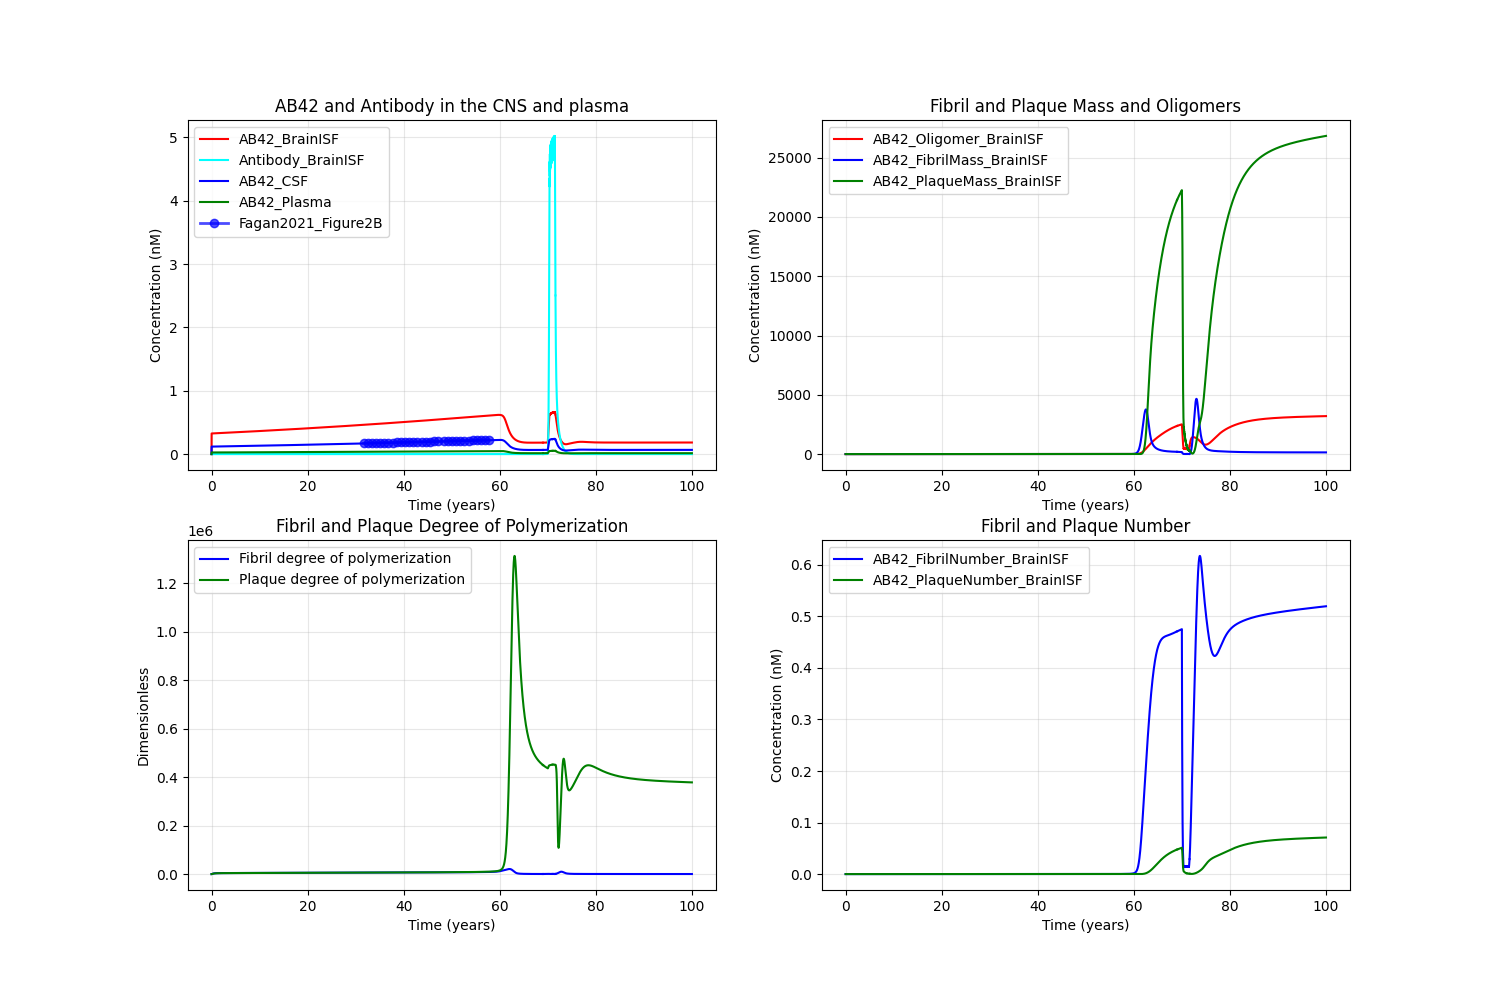

This chart was generated by the following Python code:
import tellurium as te
import numpy as np
import matplotlib.pyplot as plt
import pandas as pd


def add_to_plot1(ax, result,legend=False):
    if legend:
        ax.plot(result['time']/24/365, result['[AB42_BrainISF]'], label='AB42_BrainISF',color='red')
        ax.plot(result['time']/24/365, result['[Antibody_BrainISF]'], label='Antibody_BrainISF',color='cyan')
        ax.plot(result['time']/24/365, result['[AB42_SAS]'], label='AB42_CSF',color='blue')
        ax.plot(result['time']/24/365, result['[AB42_Plasma]'], label='AB42_Plasma',color='green')
    else:
        ax.plot(result['time']/24/365, result['[AB42_BrainISF]'], color='red')
        ax.plot(result['time']/24/365, result['[Antibody_BrainISF]'], color='cyan')
        ax.plot(result['time']/24/365, result['[AB42_SAS]'], color='blue')
        ax.plot(result['time']/24/365, result['[AB42_Plasma]'], color='green')
    return ax

def add_to_plot2(ax, result,legend=False):
    if legend:
        ax.plot(result['time']/24/365, result['[AB42_Oligomer_BrainISF]'], label='AB42_Oligomer_BrainISF',color='red')
        ax.plot(result['time']/24/365, result['[AB42_FibrilMass_BrainISF]'], label='AB42_FibrilMass_BrainISF',color='blue')
        ax.plot(result['time']/24/365, result['[AB42_PlaqueMass_BrainISF]'], label='AB42_PlaqueMass_BrainISF',color='green')
    else:
        ax.plot(result['time']/24/365, result['[AB42_Oligomer_BrainISF]'], color='red')
        ax.plot(result['time']/24/365, result['[AB42_FibrilMass_BrainISF]'], color='blue')
        ax.plot(result['time']/24/365, result['[AB42_PlaqueMass_BrainISF]'], color='green')
    return ax

def add_to_plot3(ax, result,legend=False):
    if legend:
        ax.plot(result['time']/24/365, result['Fibril_degree_polymerization'], label='Fibril degree of polymerization',color='blue')
        ax.plot(result['time']/24/365, result['Plaque_degree_polymerization'], label='Plaque degree of polymerization',color='green')
    else:
        ax.plot(result['time']/24/365, result['Fibril_degree_polymerization'], color='blue')
        ax.plot(result['time']/24/365, result['Plaque_degree_polymerization'], color='green')
    return ax

def add_to_plot4(ax, result,legend=False):
    if legend:
        ax.plot(result['time']/24/365, result['[AB42_FibrilNumber_BrainISF]'], label='AB42_FibrilNumber_BrainISF',color='blue')
        ax.plot(result['time']/24/365, result['[AB42_PlaqueNumber_BrainISF]'], label='AB42_PlaqueNumber_BrainISF',color='green')
    else:
        ax.plot(result['time']/24/365, result['[AB42_FibrilNumber_BrainISF]'], color='blue')
        ax.plot(result['time']/24/365, result['[AB42_PlaqueNumber_BrainISF]'], color='green')
    return ax

def run_simulation():
    r = te.loada(__file__.replace('.py', '.txt'))
    r.setIntegrator('cvode')
    r.integrator.absolute_tolerance = 1e-9
    r.integrator.relative_tolerance = 1e-10
    r.integrator.setValue('stiff', True)
    fig, axes = plt.subplots(2, 2, figsize=(15, 10))
    ax1, ax2 = axes[0]
    ax3, ax4 = axes[1]


    result1 = r.simulate(0, 69*365*24, 100000, ['time','[Antibody_Plasma]','[Antibody_BrainISF]','[Antibody_LiverVascular]',
    '[Antibody_LungVascular]','[Antibody_LymphNode]','[Antibody_BrainVascular]','[Antibody_BBB]','[Antibody_SAS]',
    '[Antibody_LV]','[APP_BrainISF]','[AB42_BrainISF]','[C99_BrainISF]','[AB42_Oligomer_BrainISF]','[AB42_FibrilNumber_BrainISF]','[AB42_FibrilMass_BrainISF]',
    '[AB42_Plasma]','[AB42_SAS]','Fibril_degree_polymerization','[AB42_PlaqueMass_BrainISF]','[AB42_PlaqueNumber_BrainISF]','Plaque_degree_polymerization'])
    # ax1.plot(result1['time']/24/365, result1['[AB42_BrainISF]'], label='AB42_BrainISF',color='red')
    # ax1.plot(result1['time']/24/365, result1['[Antibody_BrainISF]'], label='Antibody_BrainISF',color='cyan')
    # ax1.plot(result1['time']/24/365, result1['[AB42_SAS]'], label='AB42_CSF',color='blue')
    # ax1.plot(result1['time']/24/365, result1['[AB42_Plasma]'], label='AB42_Plasma',color='green')

    # r.integrator.variable_step_size = True
    # result2 = r.simulate(1000, 200000, 200000)
    result2 = r.simulate(69*365*24, 71*365*24, 3000000, ['time','[Antibody_Plasma]','[Antibody_BrainISF]','[Antibody_LiverVascular]',
    '[Antibody_LungVascular]','[Antibody_LymphNode]','[Antibody_BrainVascular]','[Antibody_BBB]','[Antibody_SAS]',
    '[Antibody_LV]','[APP_BrainISF]','[AB42_BrainISF]','[C99_BrainISF]','[AB42_Oligomer_BrainISF]','[AB42_FibrilNumber_BrainISF]','[AB42_FibrilMass_BrainISF]',
    '[AB42_Plasma]','[AB42_SAS]','Fibril_degree_polymerization','[AB42_PlaqueMass_BrainISF]','[AB42_PlaqueNumber_BrainISF]','Plaque_degree_polymerization'])
    
    result3 = r.simulate(71*365*24, 71.6*365*24, 3000000, ['time','[Antibody_Plasma]','[Antibody_BrainISF]','[Antibody_LiverVascular]',
    '[Antibody_LungVascular]','[Antibody_LymphNode]','[Antibody_BrainVascular]','[Antibody_BBB]','[Antibody_SAS]',
    '[Antibody_LV]','[APP_BrainISF]','[AB42_BrainISF]','[C99_BrainISF]','[AB42_Oligomer_BrainISF]','[AB42_FibrilNumber_BrainISF]','[AB42_FibrilMass_BrainISF]',
    '[AB42_Plasma]','[AB42_SAS]','Fibril_degree_polymerization','[AB42_PlaqueMass_BrainISF]','[AB42_PlaqueNumber_BrainISF]','Plaque_degree_polymerization'])
    
    result4 = r.simulate(71.6*365*24, 100*365*24, 100000, ['time','[Antibody_Plasma]','[Antibody_BrainISF]','[Antibody_LiverVascular]',
    '[Antibody_LungVascular]','[Antibody_LymphNode]','[Antibody_BrainVascular]','[Antibody_BBB]','[Antibody_SAS]',
    '[Antibody_LV]','[APP_BrainISF]','[AB42_BrainISF]','[C99_BrainISF]','[AB42_Oligomer_BrainISF]','[AB42_FibrilNumber_BrainISF]','[AB42_FibrilMass_BrainISF]',
    '[AB42_Plasma]','[AB42_SAS]','Fibril_degree_polymerization','[AB42_PlaqueMass_BrainISF]','[AB42_PlaqueNumber_BrainISF]','Plaque_degree_polymerization'])
    
    # Create two-panel subplot layout
    
    
    # Left panel - first two variables
    # ax1.plot(result2['time']/24/365, result2['[AB42_BrainISF]'], label='AB42_BrainISF',color='red')
    # ax1.plot(result2['time']/24/365, result2['[Antibody_BrainISF]'], label='Antibody_BrainISF',color='cyan')
    # ax1.plot(result2['time']/24/365, result2['[AB42_SAS]'], label='AB42_CSF',color='blue')
    # ax1.plot(result2['time']/24/365, result2['[AB42_Plasma]'], label='AB42_Plasma',color='green')
    ax1 = add_to_plot1(ax1, result1,legend=True)
    ax1 = add_to_plot1(ax1, result2)
    ax1 = add_to_plot1(ax1, result3)
    ax1 = add_to_plot1(ax1, result4)
    # ax1.plot(result2['time']/24/365, result2['Anti_ABeta_ISF_sum'], label='Total_Antibody_BrainISF',color='purple')
    # ax1.plot(result2['time'], result2['[Antibody_Plasma]'], label='Antibody_Plasma')
    # Read the CSV file
    df = pd.read_csv('Fagan2021_Figure2B.csv')
    dian_noncarrier_data = df[df['series'] == 'DIAN_noncarrier']
    ax1.plot(dian_noncarrier_data['time'], dian_noncarrier_data['measurement'], 
         marker='o', linewidth=2, markersize=6, color='blue', alpha=0.7,label='Fagan2021_Figure2B')

    ax1.set_xlabel('Time (years)')
    ax1.set_ylabel('Concentration (nM)')
    ax1.set_title('AB42 and Antibody in the CNS and plasma')
    ax1.legend()
    ax1.grid(True, alpha=0.3)
    
    # Right panel - second two variables
    ax2 = add_to_plot2(ax2, result1,legend=True)
    ax2 = add_to_plot2(ax2, result2)
    ax2 = add_to_plot2(ax2, result3)
    ax2 = add_to_plot2(ax2, result4)
    ax2.set_xlabel('Time (years)')
    ax2.set_ylabel('Concentration (nM)')
    ax2.set_title('Fibril and Plaque Mass and Oligomers')
    ax2.legend()
    ax2.grid(True, alpha=0.3)

   
    ax3 = add_to_plot3(ax3, result1,legend=True)
    ax3 = add_to_plot3(ax3, result2)
    ax3 = add_to_plot3(ax3, result3)
    ax3 = add_to_plot3(ax3, result4)
    ax3.set_xlabel('Time (years)')
    ax3.set_ylabel('Dimensionless')
    ax3.set_title('Fibril and Plaque Degree of Polymerization')
    ax3.legend()
    ax3.grid(True, alpha=0.3)
    
    
    ax4 = add_to_plot4(ax4, result1,legend=True)
    ax4 = add_to_plot4(ax4, result2)
    ax4 = add_to_plot4(ax4, result3)
    ax4 = add_to_plot4(ax4, result4)
    ax4.set_xlabel('Time (years)')
    ax4.set_ylabel('Concentration (nM)')
    ax4.set_title('Fibril and Plaque Number')
    ax4.legend()
    ax4.grid(True, alpha=0.3)
    
    
    plt.savefig(__file__.replace('.py', '.png'))
    plt.tight_layout()

    plt.show()


def run_simulation_with_flexible_plot():
    """Example of using the flexible plotting function"""
    r = te.loada(__file__.replace('.py', '.txt'))
    r.setIntegrator('cvode')
    r.integrator.absolute_tolerance = 1e-8
    r.integrator.relative_tolerance = 1e-8
    r.integrator.setValue('stiff', True)
    
    # Run simulation
    result = r.simulate(69*365*24, 74*365*24, 1000000, ['time','[Antibody_Plasma]','[Antibody_BrainISF]','[Antibody_LiverVascular]',
    '[Antibody_LungVascular]','[Antibody_LymphNode]','[Antibody_BrainVascular]','[Antibody_BBB]','[Antibody_SAS]',
    '[Antibody_LV]','[APP_BrainISF]','[AB42_BrainISF]','[C99_BrainISF]','[AB42_Oligomer_BrainISF]','[AB42_FibrilNumber_BrainISF]','[AB42_FibrilMass_BrainISF]',
    '[AB42_Plasma]','[AB42_SAS]','Fibril_degree_polymerization','[AB42_PlaqueMass_BrainISF]','[AB42_PlaqueNumber_BrainISF]','Plaque_degree_polymerization'])
    
    # Example 1: Use default settings
    fig1, axes1 = plot_results_flexible(result)
    plt.savefig(__file__.replace('.py', '_flexible_default.png'))
    plt.show()
    
    # Example 2: Custom variables and colors
    custom_variables = [
        ['[AB42_BrainISF]', '[AB42_Plasma]'],
        ['[Antibody_BrainISF]', '[Antibody_Plasma]'],
        ['[AB42_FibrilMass_BrainISF]', '[AB42_PlaqueMass_BrainISF]']
    ]
    
    custom_colors = [
        ['red', 'blue'],
        ['green', 'orange'],
        ['purple', 'brown']
    ]
    
    custom_titles = [
        'AB42 Comparison',
        'Antibody Comparison', 
        'Mass Comparison'
    ]
    
    experimental_data = {
        'file': 'Fagan2021_Figure2B.csv',
        'series': 'DIAN_noncarrier',
        'color': 'blue',
        'label': 'Fagan2021_Figure2B'
    }
    
    fig2, axes2 = plot_results_flexible(
        result, 
        variables_to_plot=custom_variables,
        colors=custom_colors,
        titles=custom_titles,
        experimental_data=experimental_data
    )
    plt.savefig(__file__.replace('.py', '_flexible_custom.png'))
    plt.show()


if __name__ == "__main__":
    run_simulation()
    # Uncomment to test the flexible plotting function
    # run_simulation_with_flexible_plot()
    
